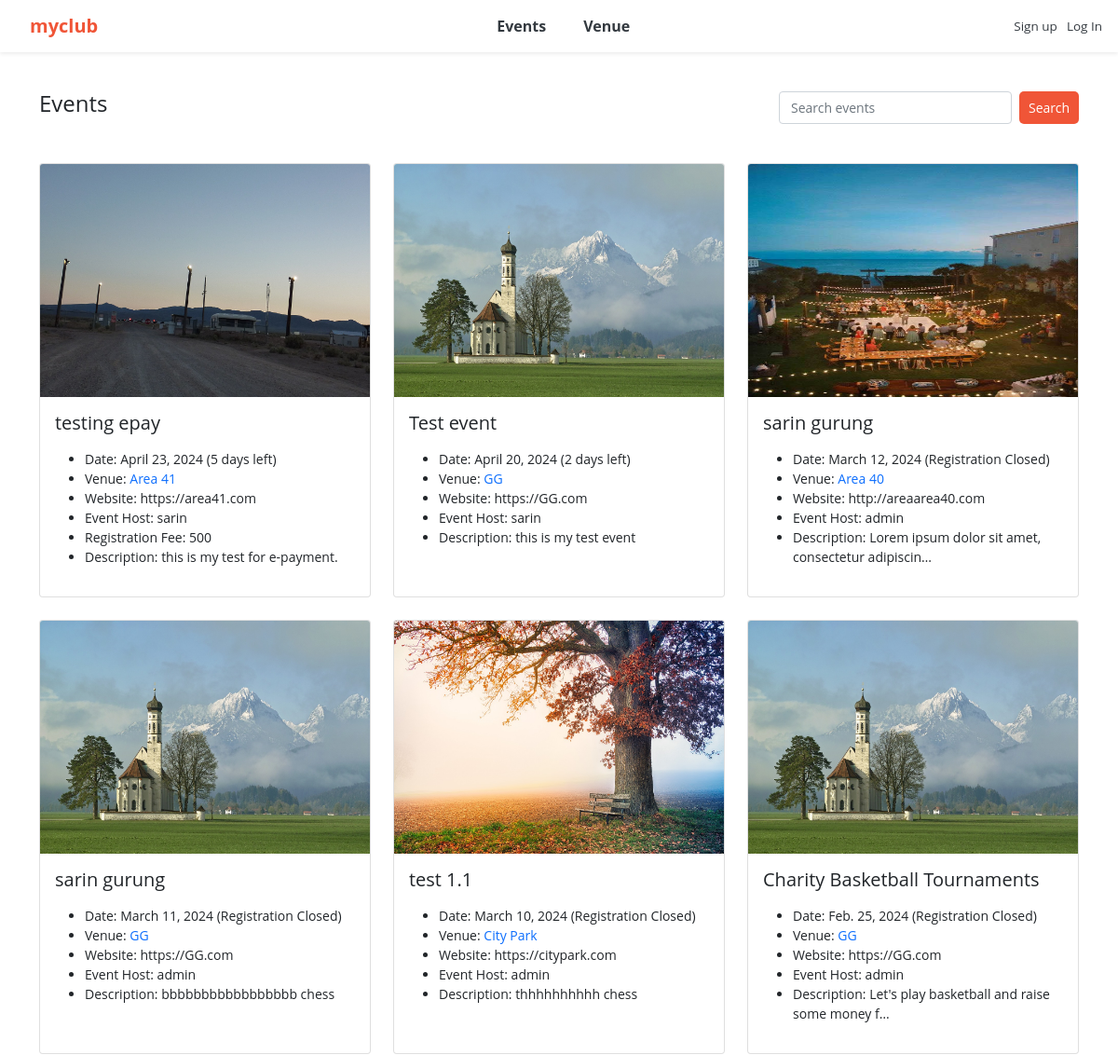
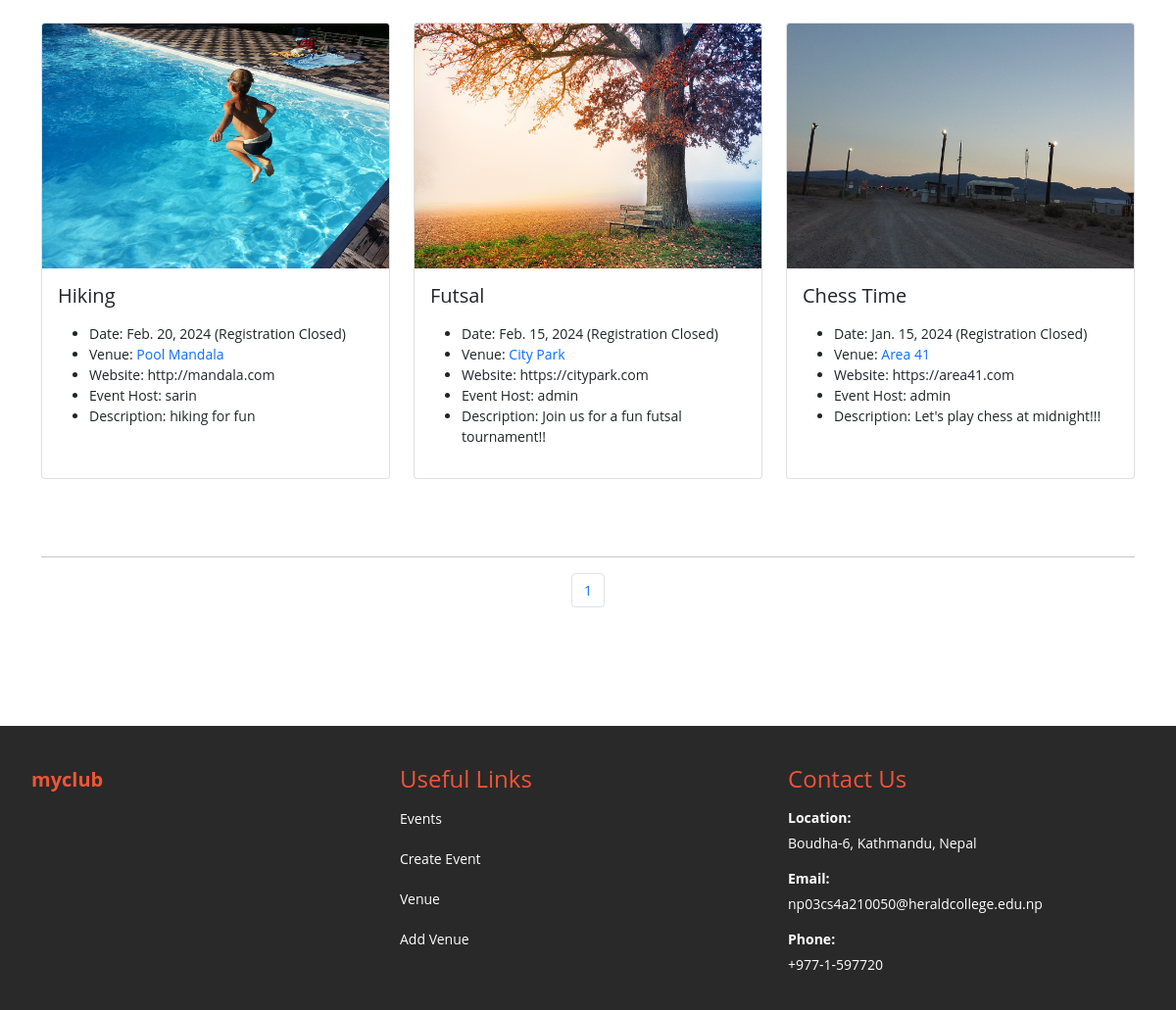
The app's page /events with its own data (2 pictures, top to bottom).
### events/models.py (models this page shows)
class Event(models.Model):
	name = models.CharField('Event Name', max_length=120)
	event_date = models.DateField('Event Date', blank=False)
	venue = models.ForeignKey(Venue, blank=True, null=True, on_delete=models.CASCADE)
	manager = models.ForeignKey(User, blank=True, null=True, on_delete=models.SET_NULL)
	description = models.TextField(blank=True)
	attendees = models.ManyToManyField(MyClubUser, blank=True)
	registration_fee = models.IntegerField('Registration Fee', default=0)
	def __str__(self):
		return self.name
	@property
	def Days_till(self):
		today = date.today()
		if self.event_date < today:
			return "Registration Closed"
		else:
			days_till = self.event_date - today
			if days_till.days == 1:
				return f"{days_till.days} day left"
			else:
				return f"{days_till.days} days left"
	class Meta:
		ordering = ['-event_date']

class Venue(models.Model):
	name = models.CharField('Venue Name', max_length=120)
	address = models.CharField(max_length=300)
	zip_code = models.CharField('Zip Code', max_length=15)
	phone = models.CharField('Contact Phone', max_length=25, blank=True)
	web = models.URLField('Website Address', blank=True)
	email_address = models.EmailField('Email Address', blank=True)
	owner = models.IntegerField("Venue Owner", blank=False, default=1)
	venue_description = models.TextField(blank=True)
	venue_image = models.ImageField(null=True, blank=True, upload_to="images/")
	def __str__(self):
		return self.name
	class Meta:
		ordering = ['name']

### events/views.py (the view)
# urls.py: path('events', views.all_events, name="list-events"),
def all_events(request):
	event_list = Event.objects.all().order_by('-event_date')
	p = Paginator(Event.objects.all(), 9)
	page = request.GET.get('page')
	events = p.get_page(page)
	nums = "a" * events.paginator.num_pages
	return render(request, 'events/event_list.html',
		{'event_list': event_list, 'events': events, 'nums':nums})

### events/templates/events/event_list.html (shortened to what this page needs)
{% extends 'events/base.html' %}
{% block content %}
	<nav class="custom-nav">
		<div>
			<h4>Events</h4>
		</div>
		<div>
			<form class="d-flex" method=POST action="{% url 'search_events' %}">
		        <input class="form-control me-2 small-search-input" type="search" placeholder="Search events" aria-label="Search" name="searched">
		        <button class="btn btn-outline-dark btn-light btn-sm btn-custom" type="submit">Search</button>
		      </form>
		</div>
	</nav>
	<br>
	<div class="row row-cols-1 row-cols-md-3 g-4">
	{% for event in events %}
	  <div class="col">
	    <div class="card h-100">
	    {% if event.venue.venue_image %}
	      <a href="{% url 'show-event' event.id %}"><img src="{{ event.venue.venue_image.url }}" class="card-img-top" alt="..." style="height: 250px; width: 100%;"></a>
	    {% endif %}
	      <div class="card-body">
	        <h5 class="card-title">{{event}}</h5>
	        <p class="card-text">
	        	<ul>
		    		{% if event.event_date %}
						<li>Date: {{ event.event_date }} ({{ event.Days_till }})</li>
					{% endif %}
					{% if event.venue %}
						<li>Venue: <a href="{% url 'show-venue' event.venue.id %}" style="text-decoration: none;">{{ event.venue }}</a></li>
					{% endif %}
					{% if event.venue.web %}
						<li>Website: {{ event.venue.web }}</li>
					{% endif %}
					{% if event.manager %}
						<li>Event Host: {{ event.manager }}</li>
					{% endif %}
					{% if event.registration_fee %}
						<li>Registration Fee: {{ event.registration_fee }}</li>
					{% endif %}
					{% if event.description %}
						<li>Description: {{ event.description|linebreaksbr|truncatechars:50 }}</li>
					{% endif %}
				</ul>
	        </p>
	      </div>
	    </div>
	  </div>
	  {% endfor%}
	</div>
	<br><br><br>
	<hr>
	<nav aria-label="Page navigation example">
		<ul class="pagination justify-content-center">
			{% for i in nums %}
				<li class="page-item">
					<a class="page-link" href="?page={{ forloop.counter }}">{{ forloop.counter }}</a>
				</li>
			{% endfor %}
		</ul>
	</nav>
{% endblock %}

### events/templates/events/base.html (style rules this page uses)
body { font-size: 14px; font-weight: 400; font-family: "Open Sans", sans-serif; background: #FFFFFF; }
.form-control { font-size: 14px; }
.custom-nav { display: flex; justify-content: space-between; align-items: center; padding-top: 20px; padding-bottom: 20px; background-color: #FFFFFF; }
.small-search-input { width: 250px; height: 35px; font-size: 14px; }
.d-flex { padding-right: 0px; }
.btn-custom { font-size: 14px; color: #FFFFFF; background-color: #f05537; cursor: pointer; padding: 5px 10px; text-decoration: none; border: none; border-radius: 5px; }

### events/templates/events/navbar.html (style rules this page uses)
:root { --bs-primary: #f05537; --bs-orange: #d1410c; }

### records on screen
Event: venue.venue_image (picture), name "testing epay", event_date "April 23, 2024", Days_till "5 days left", venue "Area 41", venue.web "https://area41.com", manager "sarin", registration_fee "500", description "this is my test for e-payment."
Event: venue.venue_image (picture), name "Test event", event_date "April 20, 2024", Days_till "2 days left", venue "GG", venue.web "https://GG.com", manager "sarin", description "this is my test event"
Event: venue.venue_image (picture), name "sarin gurung", event_date "March 12, 2024", Days_till "Registration Closed", venue "Area 40", venue.web "http://areaarea40.com", manager "admin", description "Lorem ipsum dolor sit amet, consectetur adipiscin…"
Event: venue.venue_image (picture), name "sarin gurung", event_date "March 11, 2024", Days_till "Registration Closed", venue "GG", venue.web "https://GG.com", manager "admin", description "bbbbbbbbbbbbbbbbb chess"
Event: venue.venue_image (picture), name "test 1.1", event_date "March 10, 2024", Days_till "Registration Closed", venue "City Park", venue.web "https://citypark.com", manager "admin", description "thhhhhhhhhh chess"
Event: venue.venue_image (picture), name "Charity Basketball Tournaments", event_date "Feb. 25, 2024", Days_till "Registration Closed", venue "GG", venue.web "https://GG.com", manager "admin", description "Let's play basketball and raise some money f…"
Event: venue.venue_image (picture), name "Hiking", event_date "Feb. 20, 2024", Days_till "Registration Closed", venue "Pool Mandala", venue.web "http://mandala.com", manager "sarin", description "hiking for fun"
Event: venue.venue_image (picture), name "Futsal", event_date "Feb. 15, 2024", Days_till "Registration Closed", venue "City Park", venue.web "https://citypark.com", manager "admin", description "Join us for a fun futsal tournament!!"
Event: venue.venue_image (picture), name "Chess Time", event_date "Jan. 15, 2024", Days_till "Registration Closed", venue "Area 41", venue.web "https://area41.com", manager "admin", description "Let's play chess at midnight!!!"
